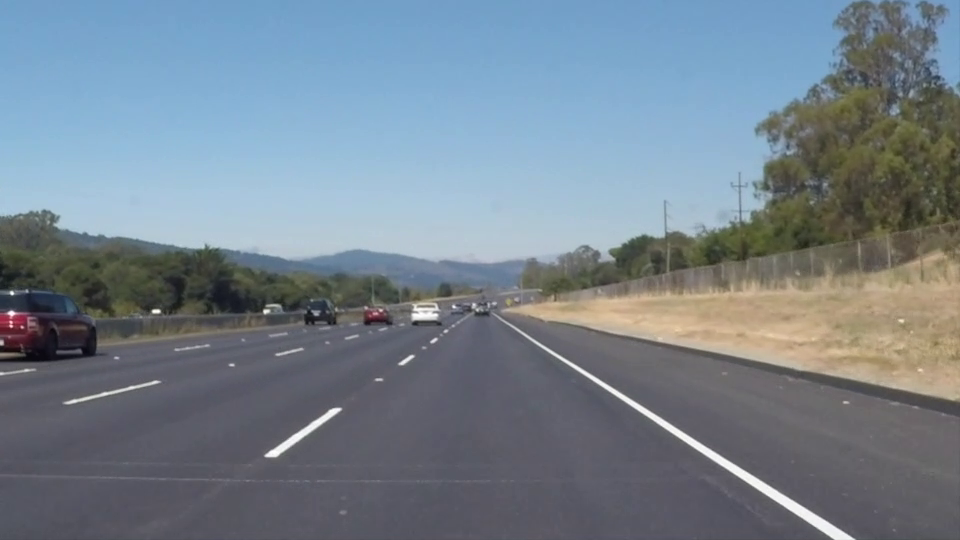
#> input picture frame 22 of project2/whiteline.mp4, 960 x 540 px, given in place of challenge.mp4, which was not available
$ python problem3.py   (older library calls are emulated)
#> lines starting #> are read from the running program, lines starting #| are printed output that depends on the picture; after the words box and inside, x2 and y2 are one past the last pixel; in counts of white or black regions, pixels touching at a corner belong together; pictures that were not available may be replaced by others from this repository, and a replacement may not be noted
import cv2 as cv
import numpy as np

# Global settings
SAVE = True

def rescale(frame, scale=0.75):
    width = int(frame.shape[1] * scale)
    height = int(frame.shape[0] * scale)
    dimensions = (width, height)

    return cv.resize(frame, dimensions, interpolation=cv.INTER_AREA)

def pipeline(frame):
    frame_copy = frame.copy()

    # canvas for detected lane
    detected_lane = np.zeros((frame.shape), dtype='uint8')

    # find white dash line
    gray = cv.cvtColor(frame_copy, cv.COLOR_BGR2GRAY)
    _, masked_white = cv.threshold(gray, 200, 255, cv.THRESH_BINARY)

    h, w = masked_white.shape
    masked_white[:, int(0.9 * w):] = 0
    masked_white[:, :int(0.75 * w)] = 0

    white_lane = np.where(masked_white == 255)

    # find yello line
    hsv = cv.cvtColor(frame_copy, cv.COLOR_BGR2HSV)
    lower = np.array([20, 120, 120], dtype="uint8")
    upper = np.array([30, 255, 255], dtype="uint8")
    masked_yello = cv.inRange(hsv, lower, upper)
    yello_lane = np.where(masked_yello == 255)

    # fit curve by points
    def fit_curve(points):
        y, x = points
        fit_points = []
        if len(x) != 0:
            curve_param = np.polyfit(np.array(y), np.array(x), 2)
            curve = np.poly1d(curve_param)

            for h in range(0, frame.shape[0]):
                w = np.int(curve(h))
                if w >= frame.shape[1] or w < 0:
                    continue
                fit_points.append((w, h))

        return curve_param, fit_points


    def draw_points(my_points, my_img, color):
        for i, point in enumerate(my_points):
            w, h = point
            # draw average mid lane
            if color == (255, 255, 255) and i%10==0:
                continue
            my_img[h][w] = color

    def cal_curvature(curve_param, point):
        a, b, c = curve_param
        first_d = 2 * a * point + b * point
        second_d = 2 * a

        R = np.sqrt((1 + first_d**2)**3) / np.abs(second_d)

        return R


    # white lane
    white_lane_curve_param, white_lane_points = fit_curve(white_lane)
    white_curvature = cal_curvature(white_lane_curve_param, int(frame_copy.shape[0] / 2))
    white_points = np.array(white_lane_points)
    draw_points(white_points, detected_lane, (0, 255, 0))

    # yello lane
    yello_lane_curve_param, yello_lane_points = fit_curve(yello_lane)
    yello_curvature = cal_curvature(yello_lane_curve_param, int(frame_copy.shape[0] / 2))
    yello_points = np.array(yello_lane_points)
    draw_points(yello_points, detected_lane, (0, 0, 255))

    # average lane
    mid_lane = np.where(cv.cvtColor(detected_lane, cv.COLOR_BGR2GRAY) != 0)
    mid_lane_curve_param, mid_lane_points = fit_curve(mid_lane)
    average_curvature = cal_curvature(mid_lane_curve_param, int(frame_copy.shape[0] / 2))
    average_points = np.array(mid_lane_points)
    draw_points(average_points, detected_lane, (255, 255, 255))


    lane_img = cv.cvtColor(cv.bitwise_or(masked_white, masked_yello), cv.COLOR_GRAY2BGR)

    points = np.vstack((yello_points, np.flip(white_points, 0)))
    lane_coverage = detected_lane.copy()
    cv.fillPoly(lane_coverage, [points], (102, 255, 178))

    result  = {"lane_image": lane_img,
               "detected_lane": detected_lane,
               "lane_coverage": lane_coverage,
               "white_curve": white_points,
               "white_lane_curvature": white_curvature,
               "yello_curve": yello_points,
               "yello_lane_curvature": yello_curvature,
               "average_curvature": average_curvature}

    return result

# draw area of interest
def draw_red(frame):
    frame_copy = frame.copy()
    p1 = (420, 349)
    p2 = (571, 349)
    p3 = (212, 446)
    p4 = (740, 446)

    color = (0, 0, 255)
    points = np.array([p1, p2, p4, p3])
    cv.line(frame_copy, p1, p2, (51, 51, 255), 3)
    cv.line(frame_copy, p2, p4, (51, 51, 255), 3)
    cv.line(frame_copy, p3, p4, (51, 51, 255), 3)
    cv.line(frame_copy, p1, p3, (51, 51, 255), 3)

    cv.circle(frame_copy, p1, 10, color, -1)
    cv.circle(frame_copy, p2, 10, color, -1)
    cv.circle(frame_copy, p3, 10, color, -1)
    cv.circle(frame_copy, p4, 10, color, -1)

    return frame_copy

# warp the image to topview
def warp_to_top_view(frame):
    frame_copy = frame.copy()
    p1 = (420, 349)
    p2 = (571, 349)
    p3 = (212, 446)
    p4 = (740, 446)

    h, w = frame.shape[:2]
    pts1 = np.float32([p1, p2, p3, p4])
    pts2 = np.float32([[int(w/10), int(h/10)], [int(w*9/10), int(h/10)], [int(w/10), int(h*9/10)], [int(w*9/10), int(h*9/10)]])
    M = cv.getPerspectiveTransform(pts1, pts2)
    dst = cv.warpPerspective(frame_copy, M, (w, h))

    return M, dst

def play_video():
    cap = cv.VideoCapture('./challenge.mp4')

    if (cap.isOpened() == False):
        print("Error opening video stream or file")
        return

    count = 0
    while(cap.isOpened()):
        ret, frame = cap.read()

        if ret == True:
            # rescale the image to be smaller
            smaller_frame = rescale(frame)
            h, w = smaller_frame.shape[:2]
            canvas = np.zeros((int(h * 1.25), w, 3) , dtype='uint8')
            canvas[:h, :w] = smaller_frame

            # find the topview
            transform, topview = warp_to_top_view(smaller_frame)
            smaller_topview = rescale(topview, scale = 0.25)
            small_h, small_w = smaller_topview.shape[:2]
            canvas[h:h+small_h, :small_w] = smaller_topview
            cv.rectangle(canvas, (0, h), (small_w, h+small_h-1), (255, 255, 204), thickness=1)

            result = pipeline(smaller_topview)
            # lane image
            canvas[h:h+small_h, small_w:int(small_w * 2)] = result["lane_image"]
            cv.rectangle(canvas, (small_w, h), (int(small_w * 2), h+small_h-1), (255, 255, 204), thickness=1)

            # detected_lane
            canvas[h:h+small_h, int(small_w * 2):int(small_w * 3)] = result["detected_lane"]
            cv.rectangle(canvas, (int(small_w * 2), h), (int(small_w * 3), h+small_h-1), (255, 255, 204), thickness=1)

            # project curve back to original image
            result_big = pipeline(topview)
            recovered_lane_coverage = cv.warpPerspective(result_big["lane_coverage"], np.linalg.inv(transform), (w, h))
            coverage_region = np.where(recovered_lane_coverage != (0, 0, 0))
            projected_final_image = cv.addWeighted(smaller_frame, 0.8, recovered_lane_coverage, 0.2, 0.0)
            canvas[:h, :w] = projected_final_image

            # curvature text
            text1_center = (int(small_w * 3) + 9, int(h + small_h/6))
            text2_center = (int(small_w * 3) + 9, int(h + small_h*2/6))
            text3_center = (int(small_w * 3) + 9, int(h + small_h*3/6))
            text4_center = (int(small_w * 3) + 9, int(h + small_h*4/6))
            text1 = "White Lane Curvature: {}".format(int(result["white_lane_curvature"]))
            text2 = "Yello Lane Curvature: {}".format(int(result["yello_lane_curvature"]))
            text3 = "Average Curvature: {}".format(int(result["average_curvature"]))
            text4 = "Turning right" if int(result["average_curvature"]) > 0 else "Turning left"
            cv.putText(canvas, text1, text1_center, cv.FONT_HERSHEY_TRIPLEX, 0.4, (0, 255, 0), thickness=1)
            cv.putText(canvas, text2, text2_center, cv.FONT_HERSHEY_TRIPLEX, 0.4, (0, 0, 255), thickness=1)
            cv.putText(canvas, text3, text3_center, cv.FONT_HERSHEY_TRIPLEX, 0.4, (255, 255, 255), thickness=1)
            cv.putText(canvas, text4, text4_center, cv.FONT_HERSHEY_TRIPLEX, 0.4, (51, 153, 255), thickness=1)

            cv.imshow('predict_turn', canvas)

            if cv.waitKey(10) & 0xFF == ord('q'):
                break

        else:
            break

        count += 1

    cap.release()

def main():
    play_video()
#> in play_video, frame is the input picture: shape (540, 960, 3); mean B, G, R 141.9, 130.7, 117.7
#> in play_video, `canvas[:h, :w] = smaller_frame`:
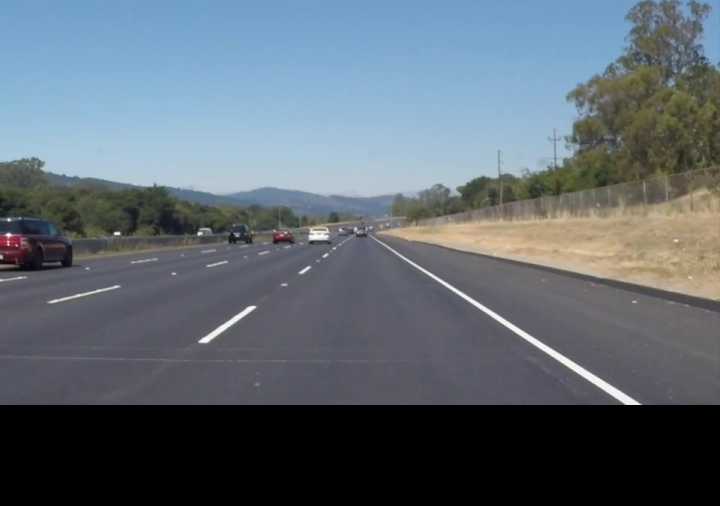
#> canvas: shape (506, 720, 3); mean B, G, R 113.6, 104.6, 94.2
#> in warp_to_top_view, `dst = cv.warpPerspective(frame_copy, M, (w, h))`:
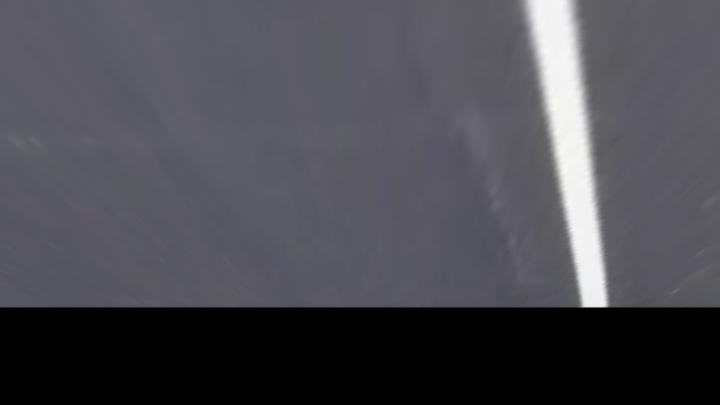
#> dst: shape (405, 720, 3); mean B, G, R 81.6, 74.2, 75
#> in play_video, `transform, topview = warp_to_top_view(smaller_frame)`: transform = [[-0.478, -1.26, 630.3], [-4.61e-16, -1.59, 550.6], [-1.65e-18, -0.00322, 1]]
#> in play_video, `cv.rectangle(canvas, (0, h), (small_w, h+small_h-1), (255, 255, 204), ..`:
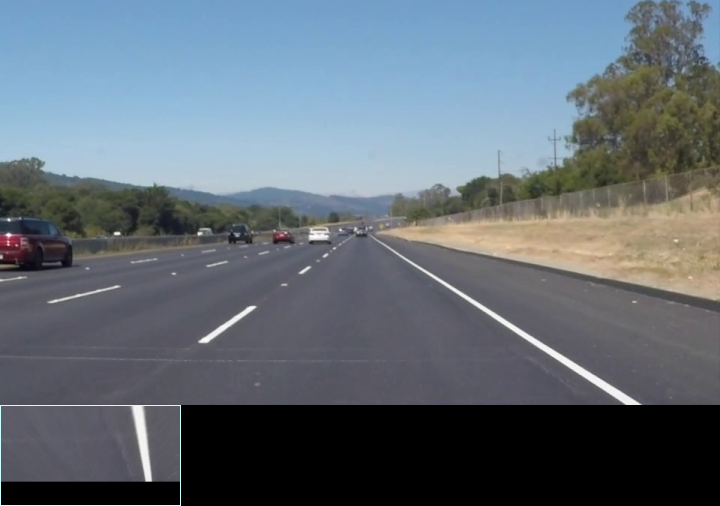
#> canvas: shape (506, 720, 3); mean B, G, R 118, 108.6, 98.2
#> in pipeline, `_, masked_white = cv.threshold(gray, 200, 255, cv.THRESH_BINARY)`:
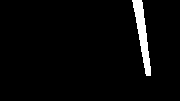
#> masked_white: shape (101, 180); 3.3% white; 1 white region, box (x1, y1, x2, y2) and area: (132, 0, 151, 76) 601
#> in pipeline, `masked_white[:, :int(0.75 * w)] = 0`: masked_white: shape (101, 180); 3.2% white; 1 white region, box (x1, y1, x2, y2) and area: (135, 0, 151, 76) 579
#> in pipeline, `white_lane = np.where(masked_white == 255)`: white_lane = 579 positions, rows 0 to 75, columns 135 to 150
#> in pipeline, `hsv = cv.cvtColor(frame_copy, cv.COLOR_BGR2HSV)`: hsv: shape (101, 180, 3); mean H, S, V 91.8, 19, 81.7
#> in pipeline, `masked_yello = cv.inRange(hsv, lower, upper)`: masked_yello: shape (101, 180); every value is 0
#> in pipeline, `yello_lane = np.where(masked_yello == 255)`: yello_lane = (empty array, empty array)
#> in fit_curve, `y, x = points`: y = 579 values from 0 to 75; x = 579 values, max 150 at index 525, min 135 at index 0, mean 142.3
#> in fit_curve, `curve_param = np.polyfit(np.array(y), np.array(x), 2)`: curve_param = [0.000389, 0.112, 137.8]
#> the loop in fit_curve, `for h in range(0, frame.shape[0]):` made 101 passes
#> w on passes 1 to 12: 137, 137, 137, 138, 138, 138, 138, 138, 138, 138, 138, 139
#> after the loop in fit_curve, `for h in range(0, frame.shape[0]):`: fit_points = 101 pairs, first value 137 to 152, second value 0 to 100
#> in pipeline, `white_lane_curve_param, white_lane_points = fit_curve(white_lane)`: white_lane_curve_param = [0.000389, 0.112, 137.8]; white_lane_points has the same summary as fit_points in fit_curve
#> in cal_curvature, `a, b, c = curve_param`: a = 0.000389; b = 0.112; c = 137.8
#> in cal_curvature, `first_d = 2 * a * point + b * point`: first_d = 5.63
#> in cal_curvature, `second_d = 2 * a`: second_d = 0.000778
#> in cal_curvature, `R = np.sqrt((1 + first_d**2)**3) / np.abs(second_d)`: R = 241043.2
#> in pipeline, `white_points = np.array(white_lane_points)`: white_points has the same summary as fit_points in fit_curve
#> the loop in draw_points, `for i, point in enumerate(my_points):` made 101 passes
#> (point, w) on passes 1 to 12: ([137, 0], 137), ([137, 1], 137), ([137, 2], 137), ([138, 3], 138), ([138, 4], 138), ([138, 5], 138), ([138, 6], 138), ([138, 7], 138), ([138, 8], 138), ([138, 9], 138), ([138, 10], 138), ([139, 11], 139)
#> after the loop in draw_points, `for i, point in enumerate(my_points):`:
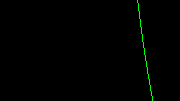
#> my_img: shape (101, 180, 3); mean of channels 0, 1, 2 0, 1.4, 0; drawn as B, G, R

if __name__ == '__main__':
#> (the run stopped early here; a loop or call above may not have finished)

$ run again, starting later in the video
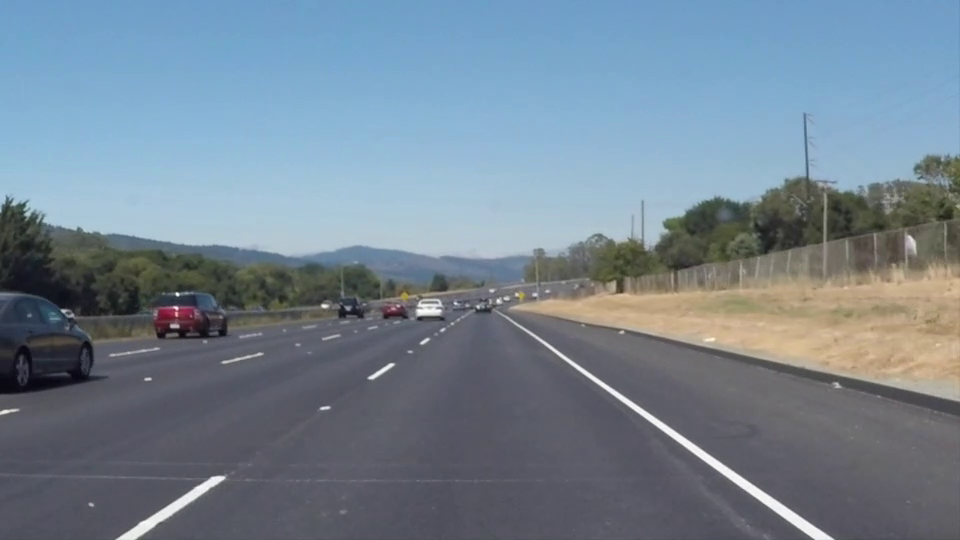
#> input picture frame 99 of project2/whiteline.mp4, 960 x 540 px, given in place of challenge.mp4, which was not available
#> in play_video, frame is the input picture: shape (540, 960, 3); mean B, G, R 146, 132.3, 116.7
#> in warp_to_top_view, `dst = cv.warpPerspective(frame_copy, M, (w, h))`:
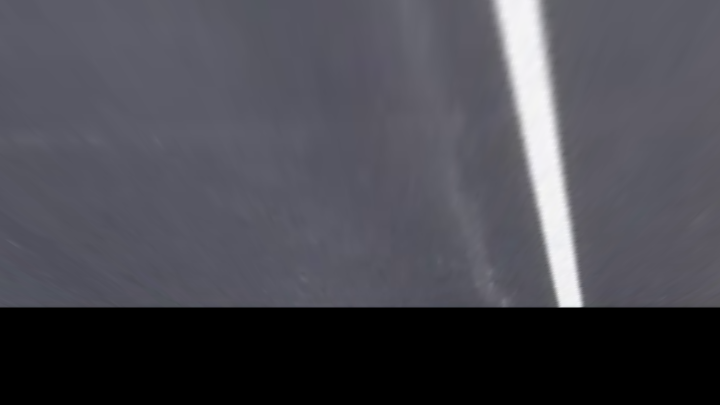
#> dst: shape (405, 720, 3); mean B, G, R 80.7, 72.9, 73.3
#> transform = [[-0.478, -1.26, 630.3], [-4.61e-16, -1.59, 550.6], [-1.65e-18, -0.00322, 1]]
#> in pipeline, `masked_white[:, :int(0.75 * w)] = 0`:
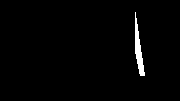
#> masked_white: shape (101, 180); 1.6% white; 1 white region, box (x1, y1, x2, y2) and area: (135, 12, 145, 76) 284
#> white_lane = 284 positions, rows 12 to 75, columns 135 to 144
#> hsv: shape (101, 180, 3); mean H, S, V 92.3, 20, 80.7
#> masked_yello: shape (101, 180); every value is 0
#> yello_lane = (empty array, empty array)
#> y = 284 values from 12 to 75; x = 284 values, max 144 at index 267, min 135 at index 0, mean 138.3
#> curve_param = [0.0016, -0.0357, 135.7]
#> the loop in fit_curve, `for h in range(0, frame.shape[0]):` made 101 passes
#> w on passes 1 to 8: 135, 135, 135, 135, 135, 135, 135, 135
#> after the loop in fit_curve, `for h in range(0, frame.shape[0]):`: fit_points = 101 pairs, first value 135 to 148, second value 0 to 100
#> white_lane_curve_param = [0.0016, -0.0357, 135.7]; white_lane_points has the same summary as fit_points in fit_curve
#> a = 0.0016; b = -0.0357; c = 135.7
#> first_d = -1.62
#> second_d = 0.0032
#> R = 2162.2
#> white_points has the same summary as fit_points in fit_curve
#> the loop in draw_points, `for i, point in enumerate(my_points):` made 101 passes
#> (point, w) on passes 1 to 8: ([135, 0], 135), ([135, 1], 135), ([135, 2], 135), ([135, 3], 135), ([135, 4], 135), ([135, 5], 135), ([135, 6], 135), ([135, 7], 135)

$ run again, starting later in the video
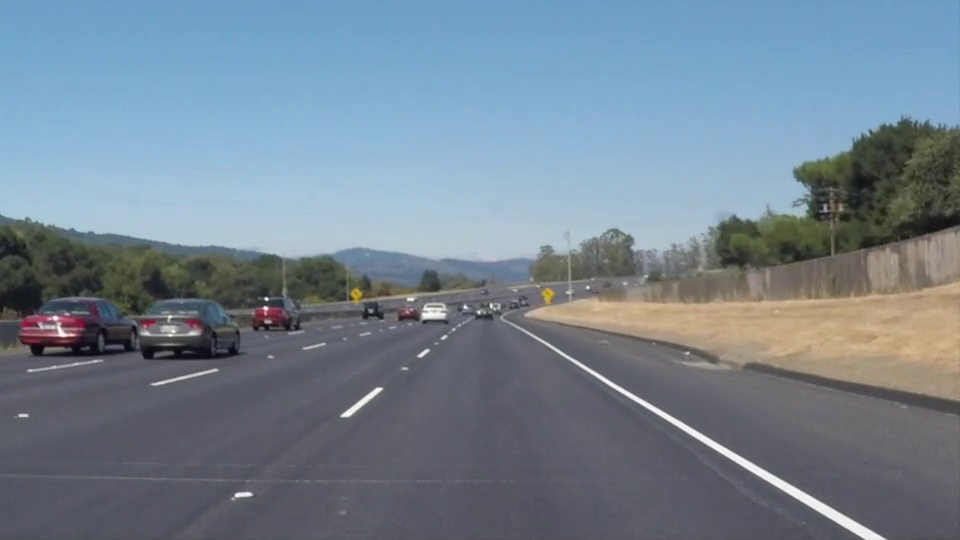
#> input picture frame 176 of project2/whiteline.mp4, 960 x 540 px, given in place of challenge.mp4, which was not available
#> in play_video, frame is the input picture: shape (540, 960, 3); mean B, G, R 145.2, 131.6, 116.5
#> transform = [[-0.478, -1.26, 630.3], [-4.61e-16, -1.59, 550.6], [-1.65e-18, -0.00322, 1]]
#> in pipeline, `_, masked_white = cv.threshold(gray, 200, 255, cv.THRESH_BINARY)`:
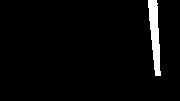
#> masked_white: shape (101, 180); 3.2% white; 1 white region, box (x1, y1, x2, y2) and area: (148, 0, 161, 76) 588
#> white_lane = 588 positions, rows 0 to 75, columns 148 to 160
#> hsv: shape (101, 180, 3); mean H, S, V 91.2, 20.4, 81.3
#> masked_yello: shape (101, 180); every value is 0
#> yello_lane = (empty array, empty array)
#> y = 588 values from 0 to 75; x = 588 values, max 160 at index 563, min 148 at index 0, mean 154.5
#> curve_param = [5.4e-05, 0.0684, 152]
#> the loop in fit_curve, `for h in range(0, frame.shape[0]):` made 101 passes
#> w on passes 1 to 8: 152, 152, 152, 152, 152, 152, 152, 152
#> after the loop in fit_curve, `for h in range(0, frame.shape[0]):`: fit_points = 101 pairs, first value 152 to 159, second value 0 to 100
#> white_lane_curve_param = [5.4e-05, 0.0684, 152]; white_lane_points has the same summary as fit_points in fit_curve
#> a = 5.4e-05; b = 0.0684; c = 152
#> first_d = 3.43
#> second_d = 0.000108
#> R = 420982.7
#> white_points has the same summary as fit_points in fit_curve
#> the loop in draw_points, `for i, point in enumerate(my_points):` made 101 passes
#> (point, w) on passes 1 to 8: ([152, 0], 152), ([152, 1], 152), ([152, 2], 152), ([152, 3], 152), ([152, 4], 152), ([152, 5], 152), ([152, 6], 152), ([152, 7], 152)
#> after the loop in draw_points, `for i, point in enumerate(my_points):`:
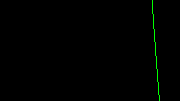
#> my_img: shape (101, 180, 3); mean of channels 0, 1, 2 0, 1.4, 0; drawn as B, G, R
